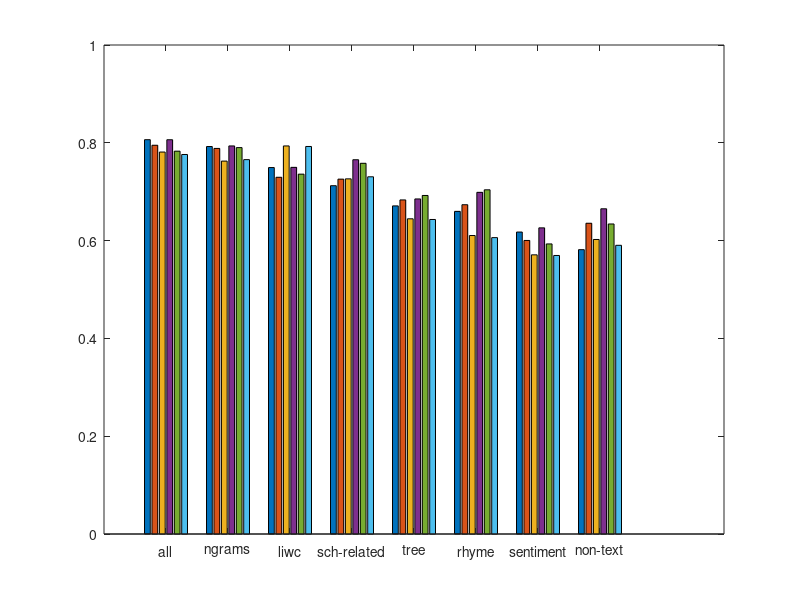
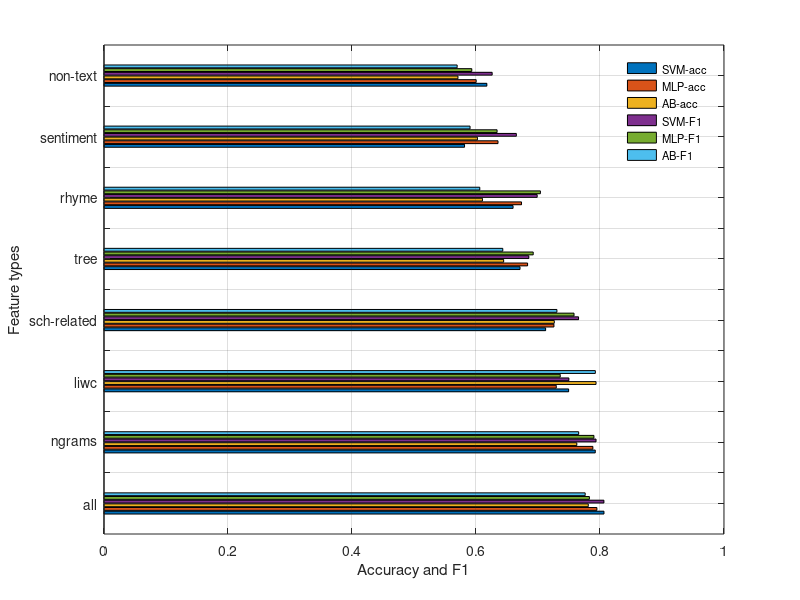

The MATLAB source for these figures, in order:
function plotFinalPerformance()
close all;
data = [
    0.8064, 0.7950, 0.7811, 0.8063, 0.7829, 0.7761;  %all data
    0.7924, 0.7885, 0.7626, 0.7936, 0.7902, 0.7656;  %only ngrams
    0.7494, 0.7295, 0.7936, 0.7498, 0.7359, 0.7925;  %only liwc
    0.7123, 0.7257, 0.7263, 0.7654, 0.7581, 0.7305;  %only sch related words freq
    0.6710, 0.6832, 0.6446, 0.6852, 0.6923, 0.6432;  %only tree
    0.6598, 0.6734, 0.6104, 0.6987, 0.7039, 0.6061;  %only rhyme
    0.6175, 0.6003, 0.5709, 0.6261, 0.5932, 0.5696;  %only connotation and afinn
    0.5815, 0.6355, 0.6023, 0.6651, 0.6340, 0.5904;  %only nontext
 ];

figure
p1 = bar(data);
specs = {'all', 'ngrams', 'liwc', 'sch-related', 'tree', 'rhyme', 'sentiment', 'non-text'};
set(gca,'XTick',1:8, 'XTickLabel',specs)


data = [
    0.8064, 0.7950, 0.7811, 0.8063, 0.7829, 0.7761;  %all data
    0,0,0,0,0,0;
    0.7924, 0.7885, 0.7626, 0.7936, 0.7902, 0.7656;  %only ngrams
    0,0,0,0,0,0;
    0.7494, 0.7295, 0.7936, 0.7498, 0.7359, 0.7925;  %only liwc
    0,0,0,0,0,0;
    0.7123, 0.7257, 0.7263, 0.7654, 0.7581, 0.7305;  %only sch related words freq
    0,0,0,0,0,0;
    0.6710, 0.6832, 0.6446, 0.6852, 0.6923, 0.6432;  %only tree
    0,0,0,0,0,0;
    0.6598, 0.6734, 0.6104, 0.6987, 0.7039, 0.6061;  %only rhyme
    0,0,0,0,0,0;
    0.5815, 0.6355, 0.6023, 0.6651, 0.6340, 0.5904;  %only nontext
    0,0,0,0,0,0;
    0.6175, 0.6003, 0.5709, 0.6261, 0.5932, 0.5696;  %only connotation and afinn
 ];

figure
p1 = barh(data);
specs = {'all', '', 'ngrams', '', 'liwc', '', 'sch-related', '', 'tree', '', 'rhyme', '', 'sentiment', '', 'non-text'};
set(gca,'YTick',1:15, 'YTickLabel',specs);
lg = legend({'SVM-acc','MLP-acc','AB-acc','SVM-F1','MLP-F1','AB-F1'}, 'Position',[0.7,0.72,0.25,0.1]);
set(lg,'fontsize',8)
legend('boxoff');
grid on;
xlabel('Accuracy and F1'); ylabel('Feature types');

%figure
%bar3(data)
end